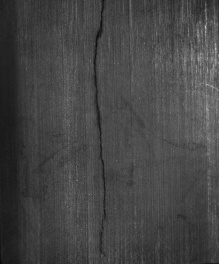
#> input picture datasets/vision/mt/crack/images/exp1_num_249594.jpg, 219 x 264 px
$ python -i services.py   (imports and definitions only)   (older library calls are emulated)
#> lines starting #> are read from the running program, lines starting #| are printed output that depends on the picture; after the words box and inside, x2 and y2 are one past the last pixel; in counts of white or black regions, pixels touching at a corner belong together
#> further down, picture is the input picture: shape (264, 219, 3); min 9, max 194, mean 69
"""OpenCV 视觉检测算法（课程任务 4 裂纹检测 / 任务 5 工件识别）。

全部为传统图像处理方法，不依赖深度学习：

* 裂纹检测：高斯去噪 → 多尺度 Frangi 黑脊（vesselness）响应突出“细且暗、
  两侧更亮”的线状结构 → 连通域 + 最小外接矩形长宽比筛掉块状纹理与工件边缘 →
  用“最大脊响应 + 最强细长连通域”的组合得分判定。参数在 MT_Crack(57) /
  MT_Free(100) 上标定，标定与留出集结果见 README。
* 工件识别：双边滤波 → Otsu 阈值（按前景占比自动判断极性）→ 开闭运算 →
  外轮廓 → 多边形逼近 → 顶点数 / 圆度 / 边长比分类。置信分为几何规则与
  ``cv2.matchShapes`` 相似度的启发式组合，**不是校准概率**。

模块不依赖 Django，可在命令行、管理命令、接口与测试中直接复用。
"""
from __future__ import annotations

import math
import time
from functools import lru_cache
from pathlib import Path

import cv2
import numpy as np

VISION_DEFAULTS: dict[str, dict[str, object]] = {
    "crack": {
        "max_side": 1024,
        "pre_blur_kernel": 3,
        "pre_blur_sigma": 0.6,
        "vessel_sigmas": (1.0, 1.4, 2.0, 2.8),
        "vessel_beta": 0.6,
        "vessel_threshold": 0.55,
        "min_aspect": 2.5,
        "score_vessel_weight": 0.7,
        "score_component_weight": 0.4,
        "component_length_scale": 0.05,
        "score_threshold": 0.54,
        "border_margin_ratio": 0.015,
        "border_margin_min": 8,
        "mask_threshold_ratio": 0.575,
        "mask_close_kernel": 3,
        "mask_skeleton": False,
        "mask_min_aspect": 2.5,
        "mask_border_margin": 0,
        "mask_dilation": 3,
    },
    "workpiece": {
        "blur_diameter": 9,
        "blur_sigma_color": 75.0,
        "blur_sigma_space": 75.0,
        "min_area": 300.0,
        "approx_epsilon": 0.02,
        "morph_kernel": 5,
        "min_circularity": 0.85,
    },
}

SHAPE_LABELS = ("circle", "triangle", "square", "rectangle", "hexagon", "unknown")
SHAPE_LABELS_ZH = {
    "circle": "圆形",
    "triangle": "三角形",
    "square": "正方形",
    "rectangle": "矩形",
    "hexagon": "六边形",
    "unknown": "未识别",
}
SHAPE_COLORS = {
    "circle": (66, 133, 244),
    "triangle": (52, 168, 83),
    "square": (251, 140, 0),
    "rectangle": (213, 0, 249),
    "hexagon": (0, 172, 193),
    "unknown": (128, 128, 128),
}


# --------------------------------------------------------------------------- #
# 通用工具
# --------------------------------------------------------------------------- #
# [10 lines left out: function _coerce, not called in this run]


def _merged(kind: str, overrides) -> dict:
    """合并默认参数与请求覆盖参数，只接受已知键并做类型/奇偶校验。"""
    params = dict(VISION_DEFAULTS[kind])
    if isinstance(overrides, dict):
        for key, value in overrides.items():
            if key not in params:
                continue
            try:
                params[key] = _coerce(value, params[key])
            except (TypeError, ValueError):
                continue
    if kind == "crack":
        params["max_side"] = max(128, params["max_side"])
        params["pre_blur_kernel"] = max(1, params["pre_blur_kernel"] | 1)
        params["pre_blur_sigma"] = max(0.0, params["pre_blur_sigma"])
        try:
            sigmas = sorted(
                {round(float(item), 3) for item in params["vessel_sigmas"] if float(item) > 0}
            )
        except (TypeError, ValueError):
            sigmas = []
        params["vessel_sigmas"] = sigmas[:6] or [1.4]
        params["vessel_beta"] = min(max(params["vessel_beta"], 0.1), 2.0)
        params["vessel_threshold"] = min(max(params["vessel_threshold"], 0.05), 0.95)
        params["min_aspect"] = max(1.2, params["min_aspect"])
        params["component_length_scale"] = max(0.005, params["component_length_scale"])
        params["score_threshold"] = min(max(params["score_threshold"], 0.05), 3.0)
        params["border_margin_ratio"] = min(max(params["border_margin_ratio"], 0.0), 0.1)
        params["border_margin_min"] = max(0, params["border_margin_min"])
        params["mask_threshold_ratio"] = min(max(params["mask_threshold_ratio"], 0.0), 1.0)
        params["mask_close_kernel"] = min(max(params["mask_close_kernel"] | 1, 1), 15)
        params["mask_min_aspect"] = min(max(params["mask_min_aspect"], 1.0), 10.0)
        params["mask_border_margin"] = max(0, params["mask_border_margin"])
        params["mask_dilation"] = min(max(params["mask_dilation"], 0), 8)
    else:
        params["blur_diameter"] = max(3, params["blur_diameter"] | 1)
        params["morph_kernel"] = max(1, params["morph_kernel"])
        params["min_area"] = max(1.0, params["min_area"])
        params["approx_epsilon"] = min(max(params["approx_epsilon"], 0.005), 0.1)
    return params


def _to_gray(image: np.ndarray) -> np.ndarray:
    if image is None:
        raise ValueError("图像为空。")
    if image.ndim == 2:
        return image
    if image.shape[2] == 4:
        return cv2.cvtColor(image, cv2.COLOR_BGRA2GRAY)
    return cv2.cvtColor(image, cv2.COLOR_BGR2GRAY)


# [347 lines left out: functions _limit_side, decode_image, load_image, encode_image, save_image, _vesselness_kernels and 7 more, not called in this run]


def _classify_shape(vertices: int, approx: np.ndarray, circularity: float, min_circularity: float) -> str:
    if circularity >= min_circularity and vertices >= 8:
        return "circle"
    if vertices == 3:
        return "triangle"
    if vertices == 4:
        sides = _side_lengths(approx)
        ratio = max(sides) / max(min(sides), 1e-6)
        return "rectangle" if ratio >= 1.3 else "square"
    if 5 <= vertices <= 7:
        return "hexagon"
    return "unknown"


@lru_cache(maxsize=1)
def _shape_templates() -> dict[str, np.ndarray]:
    """生成理想形状轮廓，用于 matchShapes 相似度打分。"""
    size, radius = 256, 100
    canvas = np.zeros((size, size), np.uint8)
    center = (size // 2, size // 2)

    def regular(sides: int) -> np.ndarray:
        points = []
        for index in range(sides):
            theta = -math.pi / 2 + index * 2 * math.pi / sides
            points.append([center[0] + radius * math.cos(theta), center[1] + radius * math.sin(theta)])
        return cv2.convexHull(np.array(points, np.float32).astype(np.int32))

    def outline(mask: np.ndarray) -> np.ndarray:
        found, _ = cv2.findContours(mask, cv2.RETR_EXTERNAL, cv2.CHAIN_APPROX_SIMPLE)
        return max(found, key=cv2.contourArea)

    templates: dict[str, np.ndarray] = {}
    circle = canvas.copy()
    cv2.circle(circle, center, radius, 255, -1)
    templates["circle"] = outline(circle)
    for label, sides in (("triangle", 3), ("square", 4), ("hexagon", 6)):
        mask = canvas.copy()
        cv2.fillPoly(mask, [regular(sides)], 255)
        templates[label] = outline(mask)
    rectangle = canvas.copy()
    cv2.rectangle(
        rectangle,
        (center[0] - 100, center[1] - math.floor(100 / 1.8)),
        (center[0] + 100, center[1] + math.floor(100 / 1.8)),
        255,
        -1,
    )
    templates["rectangle"] = outline(rectangle)
    return templates


def _shape_similarity(contour: np.ndarray, template: np.ndarray | None) -> float:
    if template is None:
        return 0.5
    try:
        distance = cv2.matchShapes(contour, template, cv2.CONTOURS_MATCH_I1, 0.0)
    except cv2.error:
        return 0.5
    return float(1.0 / (1.0 + 10.0 * max(distance, 0.0)))


def _confidence(label: str, vertices: int, circularity: float, similarity: float) -> float:
    if label == "circle":
        geometry = min(max(circularity, 0.0), 1.0)
    elif label in {"triangle", "square", "rectangle", "hexagon"}:
        expected = {"triangle": 3, "square": 4, "rectangle": 4, "hexagon": 6}[label]
        geometry = max(0.0, 1.0 - abs(vertices - expected) / float(max(expected, 1)))
    else:
        geometry = 0.4
    score = 0.5 * geometry + 0.5 * similarity
    return round(min(max(score, 0.0), 1.0), 3)


def analyze_workpiece(image: np.ndarray, params=None) -> dict:
    """对单张图片做工件识别，返回目标列表与类别统计。"""
    started = time.perf_counter()
    resolved = _merged("workpiece", params)
    gray = _to_gray(image)
    original_h, original_w = gray.shape[:2]
#> original_h = 264; original_w = 219

    filtered = cv2.bilateralFilter(
        gray,
        int(resolved["blur_diameter"]),
        float(resolved["blur_sigma_color"]),
        float(resolved["blur_sigma_space"]),
    )
    _, binary = cv2.threshold(
        filtered, 0, 255, cv2.THRESH_BINARY | cv2.THRESH_OTSU
    )
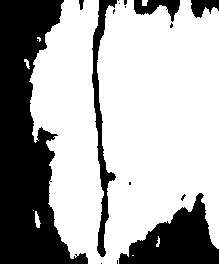
#> binary: shape (264, 219); 67.1% white; 16 black regions (10 under 20 px), largest, box (x1, y1, x2, y2) and area: (0, 0, 88, 264) 12671, (119, 193, 219, 264) 3705, (92, 0, 117, 257) 1690, (134, 0, 180, 22) 516, (191, 0, 219, 18) 331, (79, 0, 84, 10) 35
    if float(np.count_nonzero(binary)) / float(binary.size) > 0.5:
        binary = cv2.bitwise_not(binary)
    kernel_size = int(resolved["morph_kernel"])
    structuring = cv2.getStructuringElement(
        cv2.MORPH_ELLIPSE, (kernel_size, kernel_size)
    )
    binary = cv2.morphologyEx(binary, cv2.MORPH_OPEN, structuring)
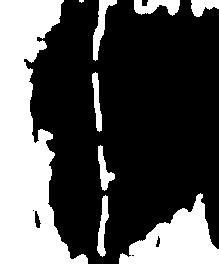
#> binary: shape (264, 219); 32.2% white; 9 white regions (1 under 20 px), largest, box (x1, y1, x2, y2) and area: (0, 0, 88, 264) 12573, (119, 193, 219, 264) 3677, (93, 0, 117, 61) 493
    binary = cv2.morphologyEx(binary, cv2.MORPH_CLOSE, structuring)
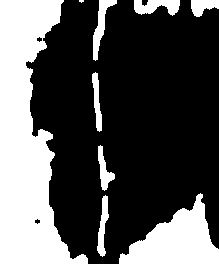
#> binary: shape (264, 219); 32.5% white; 9 white regions (1 under 20 px)

    contours, _ = cv2.findContours(binary, cv2.RETR_EXTERNAL, cv2.CHAIN_APPROX_SIMPLE)
#> contours = 9 contours, 1 with area under 20; largest, box (x1, y1, x2, y2) and area: (0, 0, 88, 264) 12324, (119, 193, 219, 264) 3580, (134, 0, 180, 16) 436, (93, 0, 117, 61) 425, (97, 195, 109, 257) 313, (98, 145, 115, 191) 286, (191, 0, 219, 17) 281, (92, 72, 102, 132) 268
    templates = _shape_templates()
#> in _shape_templates, `cv2.circle(circle, center, radius, 255, -1)`:
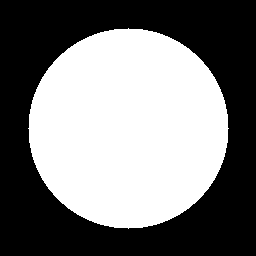
#> circle: shape (256, 256); 47.9% white; 1 white region
#> after the loop in _shape_templates, `for label, sides in (("triangle", 3), ("square", 4), ("hexagon", 6)):`:
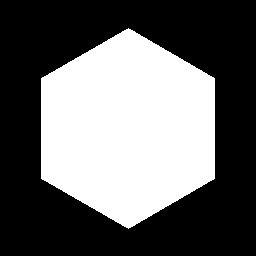
#> mask: shape (256, 256); 40% white; 1 white region, box (x1, y1, x2, y2) and area: (41, 28, 215, 229) 26224
#> in _shape_templates, `cv2.rectangle( rectangle, (center[0] - 100, center[1] - math.floor(100..`:
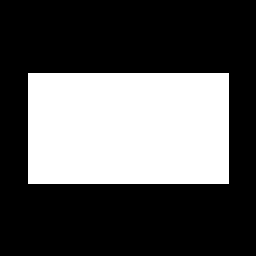
#> rectangle: shape (256, 256); 34% white; 1 white region, box (x1, y1, x2, y2) and area: (28, 73, 229, 184) 22311
    objects: list[dict] = []
    for contour in contours:
        area = cv2.contourArea(contour)
        if area < resolved["min_area"]:
            continue
        perimeter = cv2.arcLength(contour, True)
        if perimeter <= 0:
            continue
        approx = cv2.approxPolyDP(
            contour, float(resolved["approx_epsilon"]) * perimeter, True
        )
        vertices = len(approx)
        circularity = 4.0 * math.pi * area / (perimeter ** 2)
        label = _classify_shape(
            vertices, approx, circularity, float(resolved["min_circularity"])
        )
        similarity = _shape_similarity(contour, templates.get(label))
        x, y, width, height = cv2.boundingRect(contour)
        moments = cv2.moments(contour)
        if moments["m00"]:
            center_x = int(round(moments["m10"] / moments["m00"]))
            center_y = int(round(moments["m01"] / moments["m00"]))
        else:
            center_x, center_y = x + width // 2, y + height // 2
        objects.append(
            {
                "label": label,
                "box": [int(x), int(y), int(width), int(height)],
                "center": [center_x, center_y],
                "area": round(float(area), 2),
                "vertices": int(vertices),
                "circularity": round(float(circularity), 3),
                "score": _confidence(label, vertices, circularity, similarity),
            }
        )
#> this loop made 9 passes
#> (area, perimeter, vertices, circularity, label, distance in _shape_similarity, similarity, x) on passes 1, 2, 7: (313, 135.1, 6, 0.215, 'hexagon', 72.72, 0.00137, 97), (3579.5, 315.2, 6, 0.453, 'hexagon', 0.257, 0.28, 119), (425, 153.1, 6, 0.228, 'hexagon', 6.64, 0.0148, 93)
#> (area, perimeter, vertices, circularity, label, similarity, x, y) on passes 6, 9: (436, 136.1, 11, 0.296, 'unknown', 0.5, 134, 0), (12324.5, 797.3, 8, 0.244, 'unknown', 0.5, 0, 0)
#> after the loop, objects = 5 items

    objects.sort(key=lambda item: (item["box"][1], item["box"][0]))
    class_counts: dict[str, int] = {}
    for item in objects:
        class_counts[item["label"]] = class_counts.get(item["label"], 0) + 1
#> this loop made 5 passes
#> after the loop, class_counts = {'unknown': 2, 'hexagon': 3}

    elapsed = (time.perf_counter() - started) * 1000.0
    return {
        "task_type": "workpiece",
        "count": len(objects),
        "objects": objects,
        "class_counts": class_counts,
        "mask": binary,
        "width": original_w,
        "height": original_h,
        "params": resolved,
        "elapsed_ms": round(elapsed, 2),
    }


# [21 lines left out: function annotate_workpiece, not called in this run]

>>> import cv2
>>> picture = cv2.imread('../datasets/vision/mt/crack/images/exp1_num_249594.jpg')
>>> result = analyze_workpiece(picture)
#> result = 9 items

$ run again, on datasets/vision/mt/crack/images/exp1_num_265613.jpg
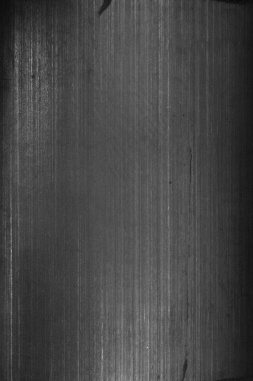
#> input picture datasets/vision/mt/crack/images/exp1_num_265613.jpg, 253 x 381 px
#> picture is the input picture: shape (381, 253, 3); min 8, max 195, mean 70.1
#> in analyze_workpiece, `_, binary = cv2.threshold( filtered, 0, 255, cv2.THRESH_BINARY | cv2.T..`:
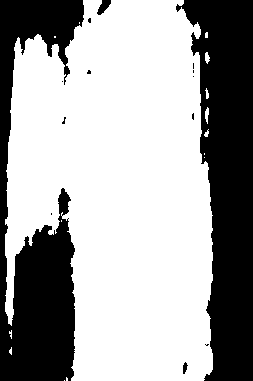
#> binary: shape (381, 253); 64.6% white; 14 black regions (10 under 20 px), largest, box (x1, y1, x2, y2) and area: (176, 0, 253, 381) 18150, (0, 0, 84, 381) 15786, (97, 0, 111, 15) 116, (183, 362, 188, 374) 38
#> in analyze_workpiece, `binary = cv2.morphologyEx(binary, cv2.MORPH_CLOSE, structuring)`:
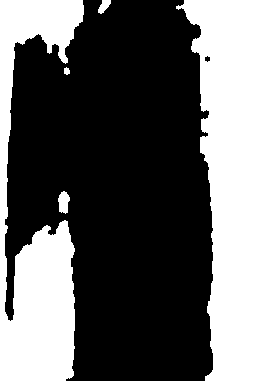
#> binary: shape (381, 253); 35.2% white; 5 white regions
#> contours = 5 contours; box (x1, y1, x2, y2) and area: (176, 0, 253, 381) 17699, (0, 0, 84, 381) 14802, (58, 191, 70, 214) 170, (98, 0, 111, 14) 90, (64, 67, 70, 75) 26
#> circle: shape (256, 256); 47.9% white; 1 white region
#> rectangle: shape (256, 256); 34% white; 1 white region, box (x1, y1, x2, y2) and area: (28, 73, 229, 184) 22311
#> the loop in analyze_workpiece, `for contour in contours:` made 5 passes
#> (area, perimeter, vertices, circularity, sides in _classify_shape, ratio in _classify_shape, label) on pass 3: (17699, 972.2, 4, 0.235, [380.6, 47, 380, 68], 8.1, 'rectangle')
#> after the loop in analyze_workpiece, `for contour in contours:`: objects = 2 items
#> the loop in analyze_workpiece, `for item in objects:` made 2 passes
#> after the loop in analyze_workpiece, `for item in objects:`: class_counts = {'unknown': 1, 'rectangle': 1}
#> result = 9 items

$ run again, on datasets/vision/mt/crack/images/exp1_num_276355.jpg
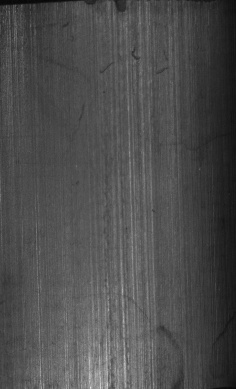
#> input picture datasets/vision/mt/crack/images/exp1_num_276355.jpg, 236 x 389 px
#> picture is the input picture: shape (389, 236, 3); min 6, max 226, mean 76.9
#> in analyze_workpiece, `_, binary = cv2.threshold( filtered, 0, 255, cv2.THRESH_BINARY | cv2.T..`:
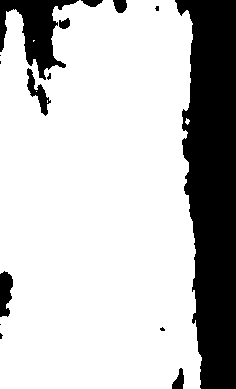
#> binary: shape (389, 236); 76.7% white; 15 black regions (7 under 20 px), largest, box (x1, y1, x2, y2) and area: (175, 0, 236, 389) 17367, (0, 0, 79, 80) 2654, (0, 271, 13, 317) 455
#> in analyze_workpiece, `binary = cv2.morphologyEx(binary, cv2.MORPH_OPEN, structuring)`:
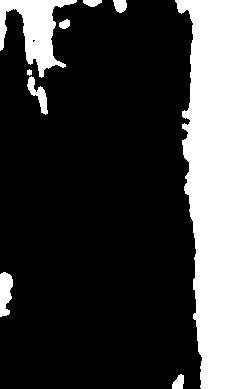
#> binary: shape (389, 236); 23.1% white; 9 white regions, largest, box (x1, y1, x2, y2) and area: (175, 0, 236, 389) 17321, (0, 0, 77, 78) 2606, (0, 272, 13, 317) 446
#> contours = 7 contours; box (x1, y1, x2, y2) and area: (175, 0, 236, 389) 16884, (0, 0, 77, 78) 2528, (0, 272, 13, 317) 394, (27, 69, 48, 115) 312, (113, 0, 127, 13) 120, (172, 374, 184, 389) 110, (83, 0, 102, 7) 78
#> circle: shape (256, 256); 47.9% white; 1 white region
#> rectangle: shape (256, 256); 34% white; 1 white region, box (x1, y1, x2, y2) and area: (28, 73, 229, 184) 22311
#> the loop in analyze_workpiece, `for contour in contours:` made 7 passes
#> (area, perimeter, vertices, circularity, sides in _classify_shape, ratio in _classify_shape, label) on pass 4: (16884, 942.1, 4, 0.239, [388.8, 35, 388, 60], 11.11, 'rectangle')
#> after the loop in analyze_workpiece, `for contour in contours:`: objects = 4 items
#> the loop in analyze_workpiece, `for item in objects:` made 4 passes
#> after the loop in analyze_workpiece, `for item in objects:`: class_counts = {'unknown': 2, 'rectangle': 1, 'hexagon': 1}
#> result = 9 items

$ run again, on datasets/vision/mt/crack/images/exp1_num_3191.jpg
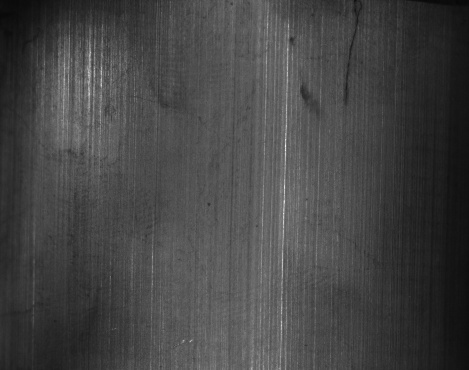
#> input picture datasets/vision/mt/crack/images/exp1_num_3191.jpg, 469 x 370 px
#> picture is the input picture: shape (370, 469, 3); min 8, max 241, mean 68.7
#> in analyze_workpiece, `_, binary = cv2.threshold( filtered, 0, 255, cv2.THRESH_BINARY | cv2.T..`:
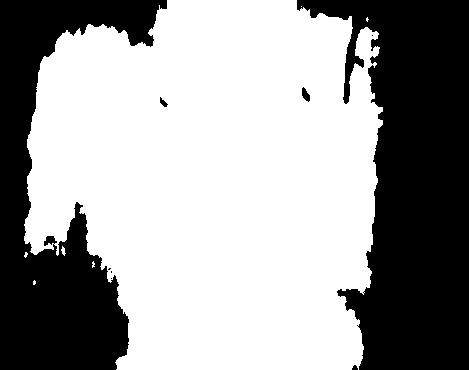
#> binary: shape (370, 469); 61.8% white; 9 black regions (4 under 20 px), largest, box (x1, y1, x2, y2) and area: (297, 0, 469, 370) 38602, (0, 0, 167, 370) 27468, (302, 87, 310, 102) 73, (160, 97, 168, 107) 39, (352, 365, 358, 370) 22
#> in analyze_workpiece, `binary = cv2.morphologyEx(binary, cv2.MORPH_CLOSE, structuring)`:
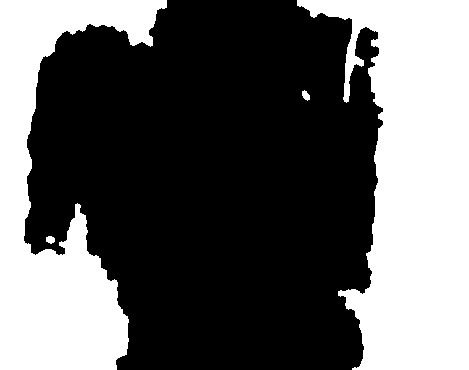
#> binary: shape (370, 469); 38.1% white; 4 white regions
#> contours = 4 contours; box (x1, y1, x2, y2) and area: (297, 0, 469, 370) 37904, (0, 0, 167, 370) 26679, (302, 90, 310, 101) 45, (46, 236, 55, 244) 44
#> circle: shape (256, 256); 47.9% white; 1 white region
#> rectangle: shape (256, 256); 34% white; 1 white region, box (x1, y1, x2, y2) and area: (28, 73, 229, 184) 22311
#> the loop in analyze_workpiece, `for contour in contours:` made 4 passes
#> (area, perimeter, vertices, circularity, label, distance in _shape_similarity, similarity, x) on pass 3: (37904.5, 1410.5, 7, 0.239, 'hexagon', 0.968, 0.0936, 297)
#> after the loop in analyze_workpiece, `for contour in contours:`: objects = 2 items
#> the loop in analyze_workpiece, `for item in objects:` made 2 passes
#> after the loop in analyze_workpiece, `for item in objects:`: class_counts = {'unknown': 1, 'hexagon': 1}
#> result = 9 items
